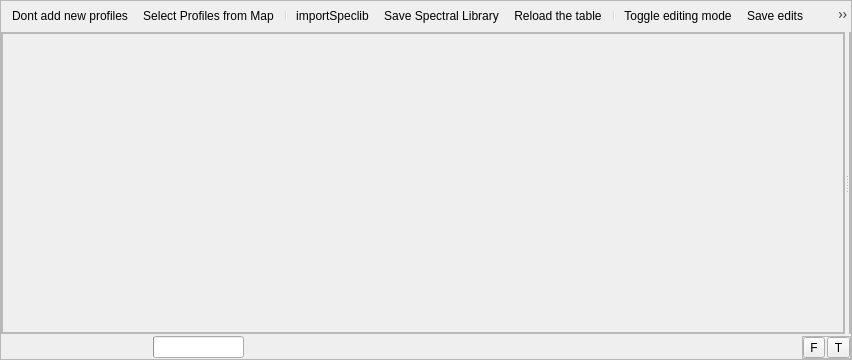
<?xml version="1.0" encoding="UTF-8"?>
<ui version="4.0">
 <class>spectralLibraryView</class>
 <widget class="QFrame" name="spectralLibraryView">
  <property name="geometry">
   <rect>
    <x>0</x>
    <y>0</y>
    <width>852</width>
    <height>360</height>
   </rect>
  </property>
  <property name="windowTitle">
   <string>Frame</string>
  </property>
  <property name="windowIcon">
   <iconset>
    <normaloff>:/enmapbox/icons/speclib.svg</normaloff>:/enmapbox/icons/speclib.svg</iconset>
  </property>
  <property name="frameShape">
   <enum>QFrame::StyledPanel</enum>
  </property>
  <property name="frameShadow">
   <enum>QFrame::Raised</enum>
  </property>
  <layout class="QVBoxLayout" name="verticalLayout" stretch="0,0,0">
   <property name="spacing">
    <number>2</number>
   </property>
   <property name="leftMargin">
    <number>0</number>
   </property>
   <property name="topMargin">
    <number>0</number>
   </property>
   <property name="rightMargin">
    <number>0</number>
   </property>
   <property name="bottomMargin">
    <number>0</number>
   </property>
   <item>
    <widget class="QToolBar" name="mToolbar">
     <property name="styleSheet">
      <string notr="true"/>
     </property>
     <property name="iconSize">
      <size>
       <width>18</width>
       <height>18</height>
      </size>
     </property>
     <property name="floatable">
      <bool>false</bool>
     </property>
     <addaction name="actionBlockProfiles"/>
     <addaction name="actionSelectProfilesFromMap"/>
     <addaction name="separator"/>
     <addaction name="actionImportSpeclib"/>
     <addaction name="actionSaveSpeclib"/>
     <addaction name="actionReload"/>
     <addaction name="separator"/>
     <addaction name="actionToggleEditing"/>
     <addaction name="actionSaveEdits"/>
     <addaction name="actionDeleteSelected"/>
     <addaction name="actionCutSelectedRows"/>
     <addaction name="actionPasteFeatures"/>
     <addaction name="separator"/>
     <addaction name="actionCopySelectedRows"/>
     <addaction name="actionSelectAll"/>
     <addaction name="actionInvertSelection"/>
     <addaction name="actionRemoveSelection"/>
     <addaction name="actionPanMapToSelectedRows"/>
     <addaction name="actionZoomMapToSelectedRows"/>
     <addaction name="separator"/>
     <addaction name="actionAddAttribute"/>
     <addaction name="actionRemoveAttribute"/>
    </widget>
   </item>
   <item>
    <widget class="QSplitter" name="splitter">
     <property name="sizePolicy">
      <sizepolicy hsizetype="Expanding" vsizetype="Preferred">
       <horstretch>0</horstretch>
       <verstretch>2</verstretch>
      </sizepolicy>
     </property>
     <property name="orientation">
      <enum>Qt::Horizontal</enum>
     </property>
     <widget class="QFrame" name="graphicFrame">
      <property name="sizePolicy">
       <sizepolicy hsizetype="Preferred" vsizetype="Preferred">
        <horstretch>2</horstretch>
        <verstretch>0</verstretch>
       </sizepolicy>
      </property>
      <property name="frameShape">
       <enum>QFrame::StyledPanel</enum>
      </property>
      <property name="frameShadow">
       <enum>QFrame::Raised</enum>
      </property>
      <layout class="QVBoxLayout" name="verticalLayout_3">
       <property name="spacing">
        <number>2</number>
       </property>
       <property name="leftMargin">
        <number>0</number>
       </property>
       <property name="topMargin">
        <number>0</number>
       </property>
       <property name="rightMargin">
        <number>0</number>
       </property>
       <property name="bottomMargin">
        <number>0</number>
       </property>
       <item>
        <widget class="QFrame" name="btnBarPlotOptions">
         <property name="frameShape">
          <enum>QFrame::StyledPanel</enum>
         </property>
         <property name="frameShadow">
          <enum>QFrame::Raised</enum>
         </property>
         <layout class="QHBoxLayout" name="horizontalLayout_2">
          <property name="spacing">
           <number>2</number>
          </property>
          <property name="leftMargin">
           <number>0</number>
          </property>
          <property name="topMargin">
           <number>0</number>
          </property>
          <property name="rightMargin">
           <number>0</number>
          </property>
          <property name="bottomMargin">
           <number>0</number>
          </property>
         </layout>
        </widget>
       </item>
      </layout>
     </widget>
     <widget class="QFrame" name="dualViewFrame">
      <property name="sizePolicy">
       <sizepolicy hsizetype="Preferred" vsizetype="Preferred">
        <horstretch>0</horstretch>
        <verstretch>0</verstretch>
       </sizepolicy>
      </property>
      <property name="frameShape">
       <enum>QFrame::StyledPanel</enum>
      </property>
      <property name="frameShadow">
       <enum>QFrame::Raised</enum>
      </property>
      <layout class="QVBoxLayout" name="verticalLayout_2">
       <property name="spacing">
        <number>2</number>
       </property>
       <property name="leftMargin">
        <number>0</number>
       </property>
       <property name="topMargin">
        <number>0</number>
       </property>
       <property name="rightMargin">
        <number>0</number>
       </property>
       <property name="bottomMargin">
        <number>0</number>
       </property>
       <item>
        <widget class="QgsDualView" name="mDualView" native="true">
         <property name="sizePolicy">
          <sizepolicy hsizetype="Preferred" vsizetype="Preferred">
           <horstretch>0</horstretch>
           <verstretch>2</verstretch>
          </sizepolicy>
         </property>
        </widget>
       </item>
      </layout>
     </widget>
    </widget>
   </item>
   <item>
    <layout class="QHBoxLayout" name="horizontalLayout">
     <item>
      <widget class="QLabel" name="mInfoLabel">
       <property name="minimumSize">
        <size>
         <width>150</width>
         <height>0</height>
        </size>
       </property>
       <property name="text">
        <string/>
       </property>
      </widget>
     </item>
     <item>
      <widget class="QProgressBar" name="mProgressBar">
       <property name="sizePolicy">
        <sizepolicy hsizetype="Preferred" vsizetype="Fixed">
         <horstretch>0</horstretch>
         <verstretch>0</verstretch>
        </sizepolicy>
       </property>
       <property name="value">
        <number>0</number>
       </property>
       <property name="textVisible">
        <bool>false</bool>
       </property>
       <property name="invertedAppearance">
        <bool>false</bool>
       </property>
      </widget>
     </item>
     <item>
      <spacer name="horizontalSpacer_4">
       <property name="orientation">
        <enum>Qt::Horizontal</enum>
       </property>
       <property name="sizeHint" stdset="0">
        <size>
         <width>40</width>
         <height>20</height>
        </size>
       </property>
      </spacer>
     </item>
     <item>
      <widget class="QFrame" name="btnBarDualViewOptions">
       <property name="frameShape">
        <enum>QFrame::StyledPanel</enum>
       </property>
       <property name="frameShadow">
        <enum>QFrame::Raised</enum>
       </property>
       <layout class="QHBoxLayout" name="horizontalLayout_3">
        <property name="spacing">
         <number>2</number>
        </property>
        <property name="leftMargin">
         <number>0</number>
        </property>
        <property name="topMargin">
         <number>0</number>
        </property>
        <property name="rightMargin">
         <number>0</number>
        </property>
        <property name="bottomMargin">
         <number>0</number>
        </property>
        <item>
         <widget class="QToolButton" name="btnFormView">
          <property name="text">
           <string>F</string>
          </property>
         </widget>
        </item>
        <item>
         <widget class="QToolButton" name="btnTableView">
          <property name="text">
           <string>T</string>
          </property>
         </widget>
        </item>
       </layout>
      </widget>
     </item>
    </layout>
   </item>
  </layout>
  <action name="actionImportSpeclib">
   <property name="icon">
    <iconset resource="../qpsresources.qrc">
     <normaloff>:/qps/ui/icons/speclib_add.svg</normaloff>:/qps/ui/icons/speclib_add.svg</iconset>
   </property>
   <property name="text">
    <string>importSpeclib</string>
   </property>
   <property name="toolTip">
    <string>Import Spectral Library</string>
   </property>
  </action>
  <action name="actionSaveSpeclib">
   <property name="icon">
    <iconset resource="../qpsresources.qrc">
     <normaloff>:/qps/ui/icons/speclib_save.svg</normaloff>:/qps/ui/icons/speclib_save.svg</iconset>
   </property>
   <property name="text">
    <string>Save Spectral Library</string>
   </property>
   <property name="toolTip">
    <string>Save Profiles in Spectral Library</string>
   </property>
  </action>
  <action name="mActionCopySelectedRows">
   <property name="icon">
    <iconset>
     <normaloff>:/images/themes/default/mActionEditCopy.svg</normaloff>:/images/themes/default/mActionEditCopy.svg</iconset>
   </property>
   <property name="text">
    <string>Copy selected rows to clipboard</string>
   </property>
   <property name="toolTip">
    <string>Copy selected rows to clipboard (Ctrl+C)</string>
   </property>
   <property name="shortcut">
    <string>Ctrl+C</string>
   </property>
  </action>
  <action name="actionAddAttribute">
   <property name="icon">
    <iconset>
     <normaloff>:/images/themes/default/mActionNewAttribute.svg</normaloff>:/images/themes/default/mActionNewAttribute.svg</iconset>
   </property>
   <property name="text">
    <string>New field</string>
   </property>
   <property name="toolTip">
    <string>New field (Ctrl+W)</string>
   </property>
   <property name="shortcut">
    <string>Ctrl+W</string>
   </property>
  </action>
  <action name="actionPasteFeatures">
   <property name="icon">
    <iconset>
     <normaloff>:/images/themes/default/mActionEditPaste.svg</normaloff>:/images/themes/default/mActionEditPaste.svg</iconset>
   </property>
   <property name="text">
    <string>Paste features from clipboard</string>
   </property>
   <property name="toolTip">
    <string>Paste features from clipboard (Ctrl+V)</string>
   </property>
   <property name="shortcut">
    <string>Ctrl+V</string>
   </property>
  </action>
  <action name="actionRemoveAttribute">
   <property name="icon">
    <iconset>
     <normaloff>:/images/themes/default/mActionDeleteAttribute.svg</normaloff>:/images/themes/default/mActionDeleteAttribute.svg</iconset>
   </property>
   <property name="text">
    <string>Delete field</string>
   </property>
   <property name="toolTip">
    <string>Delete field (Ctrl+L)</string>
   </property>
   <property name="shortcut">
    <string>Ctrl+L</string>
   </property>
  </action>
  <action name="actionSaveEdits">
   <property name="icon">
    <iconset>
     <normaloff>:/images/themes/default/mActionSaveAllEdits.svg</normaloff>:/images/themes/default/mActionSaveAllEdits.svg</iconset>
   </property>
   <property name="text">
    <string>Save edits</string>
   </property>
   <property name="toolTip">
    <string>Save edits (Ctrl+S)</string>
   </property>
   <property name="shortcut">
    <string>Ctrl+S</string>
   </property>
  </action>
  <action name="actionToggleEditing">
   <property name="checkable">
    <bool>true</bool>
   </property>
   <property name="icon">
    <iconset>
     <normaloff>:/images/themes/default/mActionToggleEditing.svg</normaloff>:/images/themes/default/mActionToggleEditing.svg</iconset>
   </property>
   <property name="text">
    <string>Toggle editing mode</string>
   </property>
   <property name="toolTip">
    <string>Toggle editing mode (Ctrl+E)</string>
   </property>
   <property name="shortcut">
    <string>Ctrl+E</string>
   </property>
  </action>
  <action name="actionSelectProfilesFromMap">
   <property name="icon">
    <iconset resource="../qpsresources.qrc">
     <normaloff>:/qps/ui/icons/pickrasterspectrum.svg</normaloff>:/qps/ui/icons/pickrasterspectrum.svg</iconset>
   </property>
   <property name="text">
    <string>Select Profiles from Map</string>
   </property>
   <property name="toolTip">
    <string>Select new profile from map</string>
   </property>
  </action>
  <action name="actionReload">
   <property name="icon">
    <iconset>
     <normaloff>:/images/themes/default/mActionReload.svg</normaloff>:/images/themes/default/mActionReload.svg</iconset>
   </property>
   <property name="text">
    <string>Reload the table</string>
   </property>
   <property name="toolTip">
    <string>Reload the table</string>
   </property>
  </action>
  <action name="actionSelectAll">
   <property name="icon">
    <iconset>
     <normaloff>:/images/themes/default/mActionSelectAll.svg</normaloff>:/images/themes/default/mActionSelectAll.svg</iconset>
   </property>
   <property name="text">
    <string>Select all</string>
   </property>
   <property name="toolTip">
    <string>Select all (Ctrl+A)</string>
   </property>
   <property name="shortcut">
    <string>Ctrl+A</string>
   </property>
  </action>
  <action name="actionInvertSelection">
   <property name="icon">
    <iconset>
     <normaloff>:/images/themes/default/mActionInvertSelection.svg</normaloff>:/images/themes/default/mActionInvertSelection.svg</iconset>
   </property>
   <property name="text">
    <string>Invert selection</string>
   </property>
   <property name="toolTip">
    <string>Invert selection (Ctrl+R)</string>
   </property>
   <property name="shortcut">
    <string>Ctrl+R</string>
   </property>
  </action>
  <action name="actionRemoveSelection">
   <property name="icon">
    <iconset>
     <normaloff>:/images/themes/default/mActionDeselectAll.svg</normaloff>:/images/themes/default/mActionDeselectAll.svg</iconset>
   </property>
   <property name="text">
    <string>Deselect all</string>
   </property>
   <property name="toolTip">
    <string>Deselect all (Ctrl+Shift+A)</string>
   </property>
   <property name="shortcut">
    <string>Ctrl+Shift+A</string>
   </property>
  </action>
  <action name="actionPanMapToSelectedRows">
   <property name="icon">
    <iconset>
     <normaloff>:/images/themes/default/mActionPanToSelected.svg</normaloff>:/images/themes/default/mActionPanToSelected.svg</iconset>
   </property>
   <property name="text">
    <string>Pan map to the selected rows</string>
   </property>
   <property name="toolTip">
    <string>Pan map to the selected rows (Ctrl+P)</string>
   </property>
   <property name="shortcut">
    <string>Ctrl+P</string>
   </property>
  </action>
  <action name="actionZoomMapToSelectedRows">
   <property name="icon">
    <iconset>
     <normaloff>:/images/themes/default/mActionZoomToSelected.svg</normaloff>:/images/themes/default/mActionZoomToSelected.svg</iconset>
   </property>
   <property name="text">
    <string>Zoom map to the selected rows</string>
   </property>
   <property name="toolTip">
    <string>Zoom map to the selected rows (Ctrl+J)</string>
   </property>
   <property name="shortcut">
    <string>Ctrl+J</string>
   </property>
  </action>
  <action name="actionDeleteSelected">
   <property name="icon">
    <iconset>
     <normaloff>:/images/themes/default/mActionDeleteSelected.svg</normaloff>:/images/themes/default/mActionDeleteSelected.svg</iconset>
   </property>
   <property name="text">
    <string>Delete selected features</string>
   </property>
   <property name="toolTip">
    <string>Delete selected features</string>
   </property>
   <property name="shortcut">
    <string>Del</string>
   </property>
  </action>
  <action name="actionCutSelectedRows">
   <property name="icon">
    <iconset>
     <normaloff>:/images/themes/default/mActionEditCut.svg</normaloff>:/images/themes/default/mActionEditCut.svg</iconset>
   </property>
   <property name="text">
    <string>Cut selected rows to clipboard</string>
   </property>
   <property name="toolTip">
    <string>Cut selected rows to clipboard (Ctrl+X)</string>
   </property>
   <property name="shortcut">
    <string>Ctrl+X</string>
   </property>
  </action>
  <action name="actionCopySelectedRows">
   <property name="icon">
    <iconset>
     <normaloff>:/images/themes/default/mActionEditCopy.svg</normaloff>:/images/themes/default/mActionEditCopy.svg</iconset>
   </property>
   <property name="text">
    <string>Copy selected rows to clipboard</string>
   </property>
   <property name="toolTip">
    <string>Copy selected rows to clipboard (Ctrl+C)</string>
   </property>
   <property name="shortcut">
    <string>Ctrl+C</string>
   </property>
  </action>
  <action name="actionSaveProfilesAutomatically">
   <property name="checked">
    <bool>false</bool>
   </property>
   <property name="icon">
    <iconset resource="../qpsresources.qrc">
     <normaloff>:/qps/ui/icons/profile_save_auto.svg</normaloff>:/qps/ui/icons/profile_save_auto.svg</iconset>
   </property>
   <property name="text">
    <string>Save Automatically</string>
   </property>
   <property name="toolTip">
    <string>Add new profiles automatically to opened Spectral Library</string>
   </property>
  </action>
  <action name="actionFormView">
   <property name="icon">
    <iconset>
     <normaloff>:/images/themes/default/mActionFormView.svg</normaloff>:/images/themes/default/mActionFormView.svg</iconset>
   </property>
   <property name="text">
    <string>Form View</string>
   </property>
   <property name="toolTip">
    <string>Switch to form view</string>
   </property>
  </action>
  <action name="actionTableView">
   <property name="icon">
    <iconset>
     <normaloff>:/images/themes/default/mActionOpenTable.svg</normaloff>:/images/themes/default/mActionOpenTable.svg</iconset>
   </property>
   <property name="text">
    <string>Table View</string>
   </property>
   <property name="toolTip">
    <string>Switch to table view</string>
   </property>
  </action>
  <action name="actionBlockProfiles">
   <property name="icon">
    <iconset resource="../qpsresources.qrc">
     <normaloff>:/qps/ui/icons/profile_dontreceive.svg</normaloff>:/qps/ui/icons/profile_dontreceive.svg</iconset>
   </property>
   <property name="text">
    <string>Dont add new profiles</string>
   </property>
   <property name="toolTip">
    <string>Block new profiles from being shown and added in this spectral library</string>
   </property>
  </action>
  <action name="actionSaveProfiles">
   <property name="icon">
    <iconset resource="../qpsresources.qrc">
     <normaloff>:/qps/ui/icons/profile_save.svg</normaloff>:/qps/ui/icons/profile_save.svg</iconset>
   </property>
   <property name="text">
    <string>Save Profile(s)</string>
   </property>
   <property name="toolTip">
    <string>Saves curently overlaid profiles to the spectral library</string>
   </property>
  </action>
 </widget>
 <customwidgets>
  <customwidget>
   <class>QgsDualView</class>
   <extends>QWidget</extends>
   <header>qgis.gui</header>
   <container>1</container>
  </customwidget>
 </customwidgets>
 <resources>
  <include location="../qpsresources.qrc"/>
 </resources>
 <connections/>
</ui>
